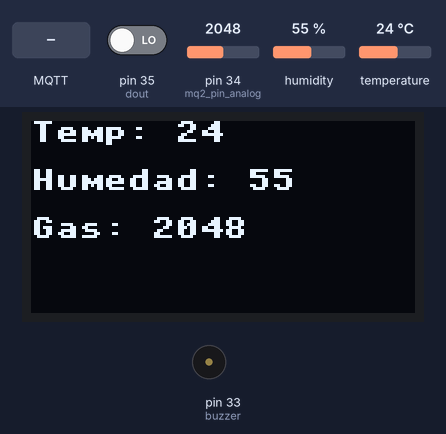
The program below on a simulated MicroPython board. On the bench: 128×64 one-colour display, buzzer (waves = sounding, pin HIGH). The test bench sets the inputs (shaded band); at power-on: humidity 55 %, pin 34 (mq2_pin_analog) = 2048, temperature 24 °C, pin 35 (dout) LOW (analog values on the 0–4095 scale). WiFi joins after 1.5 s; no MQTT or app messages arrive unless stated; library files of the repository ran but are not shown: ssd1306.py; what the program prints to the serial console is not drawn.

Above: at 2.8 s.
2.9 s: MQTT message "1" arrives on the first subscribed topic
At 5.2 s:
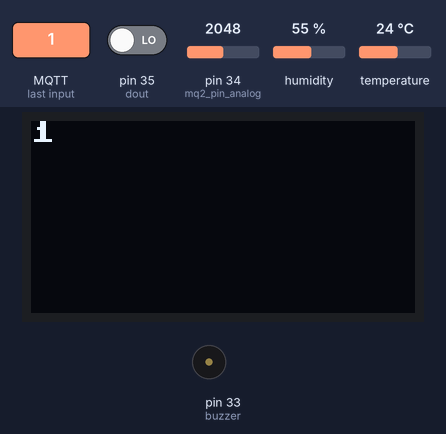
8.9 s: MQTT message "on" arrives on the first subscribed topic
At 11.2 s:
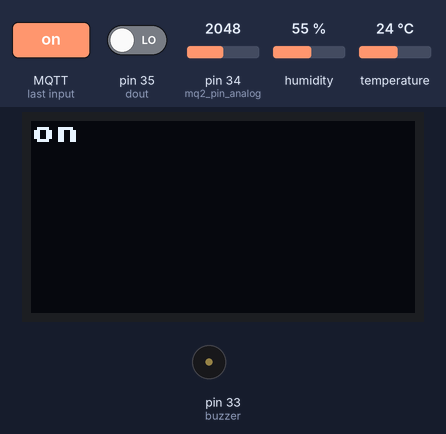
14.9 s: MQTT message "off" arrives on the first subscribed topic
At 17.2 s:
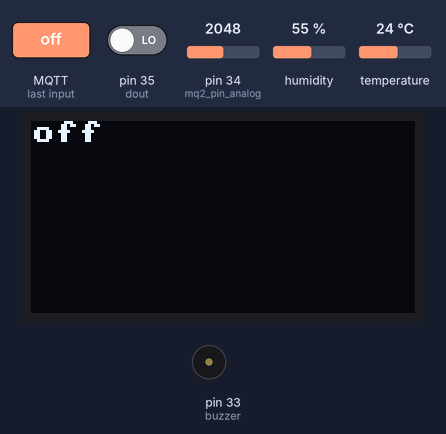
20.9 s: humidity set to 22 %
At 23.3 s:
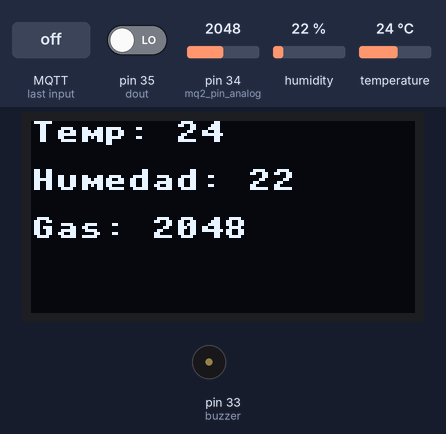
23.6 s: pin 34 (mq2_pin_analog) set to 2866
At 24.6 s:
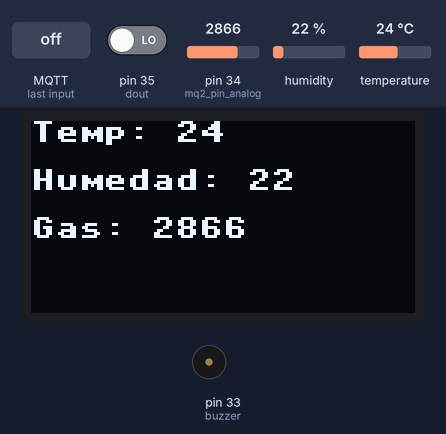
26.1 s: temperature set to 12 °C
At 26.9 s:
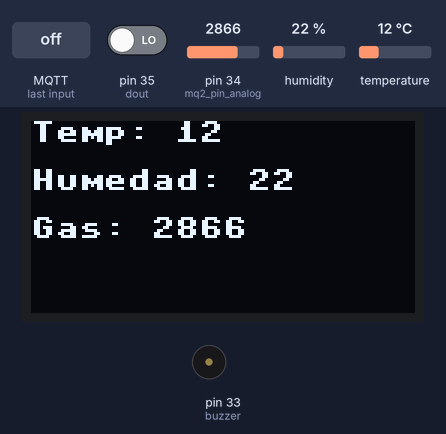
Timing chart, 0 to 29.1 s (numbered marks = the images above; inputs shaded):
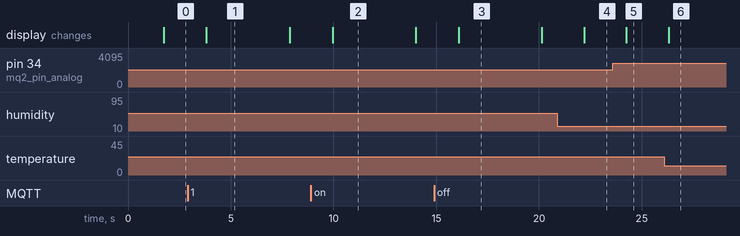

The program:

CODIGO1.py
```python
import machine
import time
import dht
import network
import ssd1306
from umqtt.simple import MQTTClient

# Configurar el sensor DHT11
dht_pin = 4  # Pin GPIO conectado al sensor DHT11
dht_sensor = dht.DHT11(machine.Pin(dht_pin))

# Configurar el sensor MQ-2
mq2_pin_analog = 34  # Pin GPIO conectado al pin de salida analógica del sensor MQ-2 (cambia según tu conexión)
mq2_pin_digital = 35  # Pin GPIO conectado al pin de salida digital del sensor MQ-2 (cambia según tu conexión)
adc = machine.ADC(machine.Pin(mq2_pin_analog))
dout = machine.Pin(mq2_pin_digital, machine.Pin.IN)

# Configurar el buzzer
buzzer_pin = 33  # Pin GPIO conectado al buzzer (cambia según tu conexión)
buzzer = machine.Pin(buzzer_pin, machine.Pin.OUT)
buzzer.off()  # Apagar el buzzer inicialmente

# Configurar el display OLED
i2c = machine.SoftI2C(scl=machine.Pin(22), sda=machine.Pin(21))  # Configura el bus I2C
oled = ssd1306.SSD1306_I2C(128, 64, i2c, addr=0x3C)  # Cambia la dirección del dispositivo si es necesario

# Configurar conexión MQTT
MQTT_BROKER = "broker.hivemq.com"
MQTT_USER = ""
MQTT_PASSWORD = ""
MQTT_TOPIC_DHT11T = "utng/arg/dht11T"
MQTT_TOPIC_DHT11H = "utng/arg/dht11H"
MQTT_TOPIC_MQ2_A = "utng/arg/mq2_analogico"
MQTT_TOPIC_MQ2_D = "utng/arg/mq2_digital"
MQTT_TOPIC_DISPLAY = "utng/arg/display"  # Nuevo tema para el mensaje del display
MQTT_CLIENT_ID = ""
MQTT_PORT = 1883

def conectar_wifi():
    print("Conectando a WiFi...")
    sta_if = network.WLAN(network.STA_IF)
    sta_if.active(True)
    sta_if.connect('Piso.1', 'AR16248107')
    while not sta_if.isconnected():
        print(".", end="")
        time.sleep(0.3)
    print("WiFi Conectada!")

def conectar_mqtt():
    client = MQTTClient(MQTT_CLIENT_ID, MQTT_BROKER, user=MQTT_USER, password=MQTT_PASSWORD, port=MQTT_PORT)
    client.connect()
    print("Conectado a MQTT Broker:", MQTT_BROKER)
    return client

# Función de callback para manejar los mensajes recibidos
def callback(topic, msg):
    topic = topic.decode("utf-8")  # Decodificar el tema a cadena de texto
    print("Mensaje recibido en el tema:", topic)
    print("Contenido del mensaje:", msg)
    # Si el mensaje se recibe en el tema para el display, mostrarlo en el OLED
    if topic == MQTT_TOPIC_DISPLAY:
        mensaje = msg.decode("utf-8")  # Decodificar el mensaje de bytes a cadena
        oled.fill(0)  # Borrar el contenido previo del display
        oled.text(mensaje, 0, 0)  # Mostrar el mensaje en el OLED
        oled.show()  # Mostrar los datos en el display
        time.sleep(2)

def main():
    conectar_wifi()
    client = conectar_mqtt()
    client.set_callback(callback)  # Configurar la función de callback
    client.subscribe(MQTT_TOPIC_DISPLAY)  # Suscribirse al tema para el mensaje del display
    while True:
        try:
            # Lectura del sensor DHT11
            dht_sensor.measure()
            temperatura = dht_sensor.temperature()
            humedad = dht_sensor.humidity()

            # Lectura del sensor MQ-2
            valor_analogico = adc.read()
            valor_digital = dout.value()

            # Publicar datos en MQTT si cambian los valores
            client.publish(MQTT_TOPIC_DHT11T, str(temperatura))
            client.publish(MQTT_TOPIC_DHT11H, str(humedad))
            client.publish(MQTT_TOPIC_MQ2_A, str(valor_analogico))
            client.publish(MQTT_TOPIC_MQ2_D, str(valor_digital))

            # Activar el buzzer si la humedad es mayor al 80%
            if humedad > 10:
                buzzer.off()
            else:
                buzzer.on()

            # Mostrar datos en el display OLED
            oled.fill(0)  # Borrar el contenido previo del display
            oled.text("Temp: {}".format(temperatura), 0, 0)
            oled.text("Humedad: {}".format(humedad), 0, 16)
            oled.text("Gas: {}".format(valor_analogico), 0, 32)
            oled.show()  # Mostrar los datos en el display

            client.check_msg()  # Verificar si hay mensajes MQTT recibidos

            time.sleep(2)  # Esperar 2 segundos antes de la próxima lectura
        except Exception as e:
            print("Error:", e)


if __name__ == "__main__":
    main()
```

Measured:
- after the input at 2.9 s, the display: changes after 0.92 s (image 1)
- after the input at 8.9 s, the display: changes after 1.1 s (image 2)
- after the input at 14.9 s, the display: changes after 1.2 s (image 3)
- after the input at 20.9 s, the display: changes after 1.3 s (image 4)
- after the input at 23.6 s, the display: changes after 0.65 s (image 5)
- after the input at 26.1 s, the display: changes after 0.21 s (image 6)
- what the display in image 1 shows lasts 4.1 s, from 3.8 s to 7.9 s
